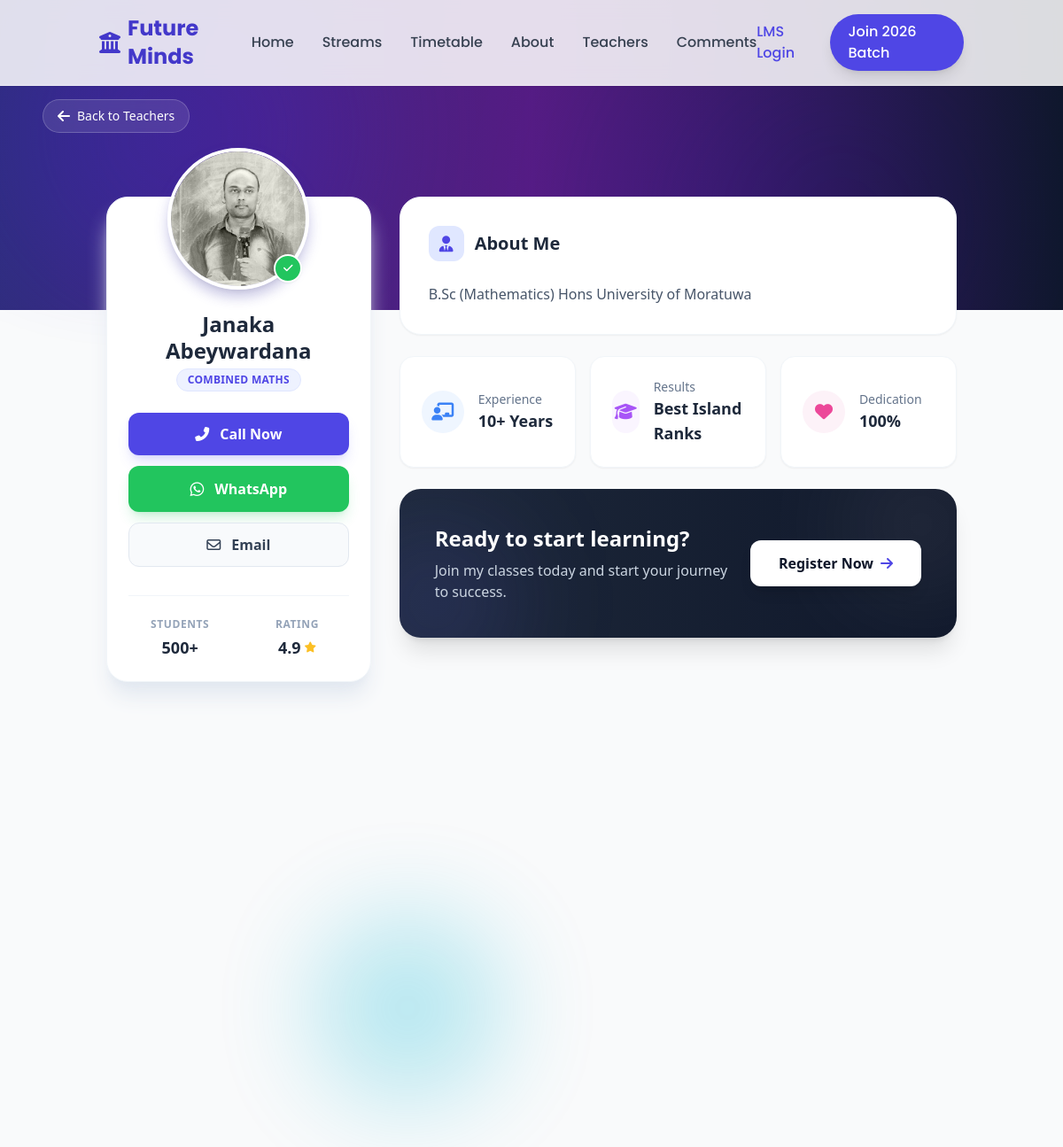
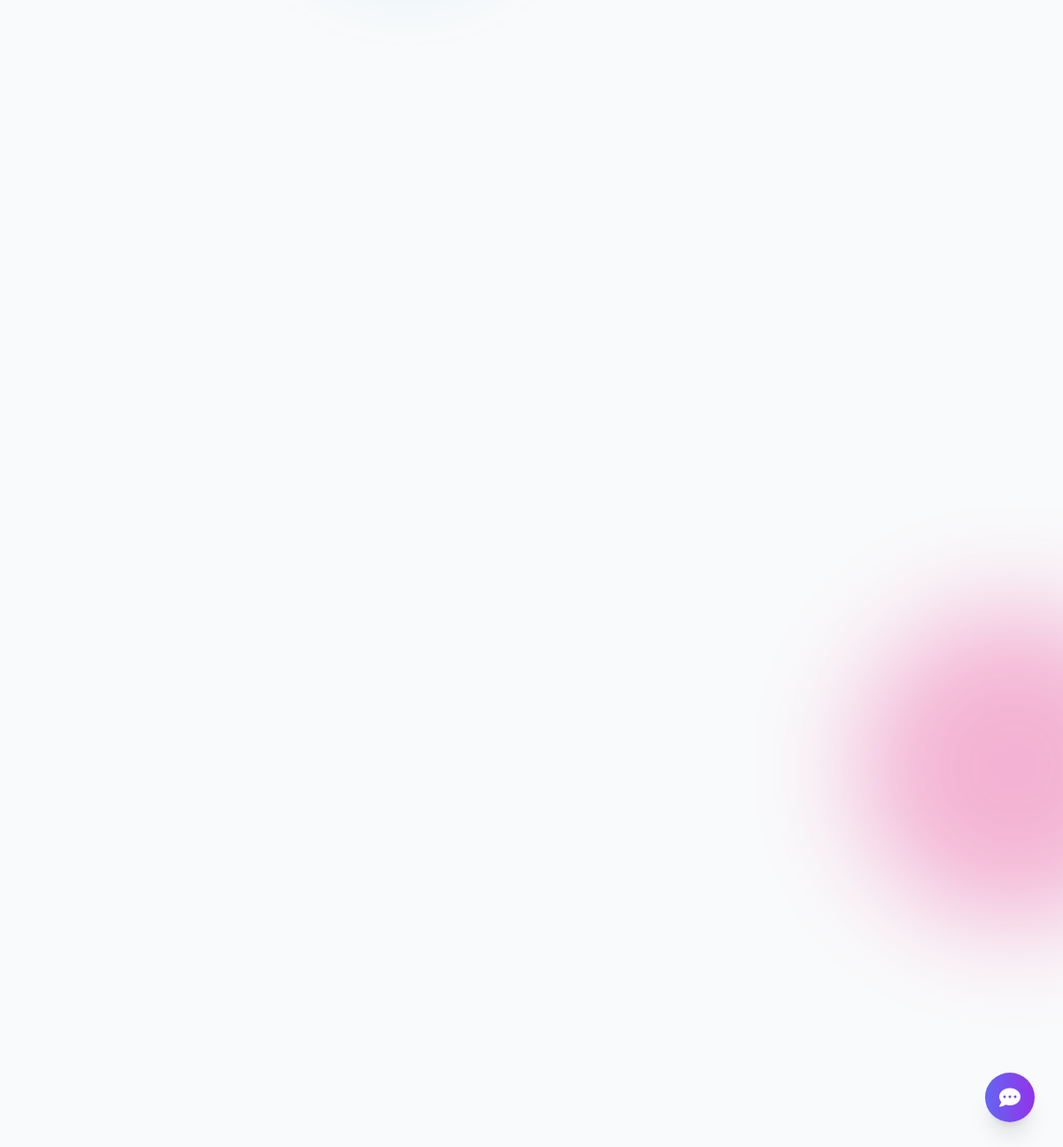
Page /pages/teacher-profile.php?id=15 on the committed database (2 pictures, top to bottom).
### tables this page shows
CREATE TABLE `teachers` (
  `teacher_id` int(11) NOT NULL,
  `teacher_number` varchar(20) NOT NULL,
  `password` varchar(255) NOT NULL,
  `full_name` varchar(150) NOT NULL,
  `phone` varchar(20) NOT NULL,
  `subject` varchar(100) NOT NULL,
  `description` text DEFAULT NULL,
  `qualifications` text DEFAULT NULL,
  `image` varchar(255) DEFAULT NULL,
  `status` int(1) NOT NULL DEFAULT 1,
  `created_at` timestamp NOT NULL DEFAULT current_timestamp()
);

### pages/teacher-profile.php (the view, shortened to what this page needs)
<?php
include('../includes/connection.php');
include('../includes/header.php');
if (isset($_GET['id'])) {
    $teacher_id = intval($_GET['id']);
} else {
    echo "<script>window.location.href='teachers.php';</script>";
    exit();
}
$sql = "SELECT * FROM teachers WHERE teacher_id = $teacher_id AND status = 1 LIMIT 1";
$result = mysqli_query($conn, $sql);
$teacher = mysqli_fetch_assoc($result);
$img = $teacher['image'];
$imagePath = "../assets/images/teachers/" . $img;
$teacher_phone = $teacher['phone'] ?? '';
$teacher_email = !empty($teacher['email']) ? $teacher['email'] : 'info@futureminds.lk';
?>
<div class="bg-gray-50 min-h-screen font-sans pb-20">
    <div class="relative h-[280px] lg:h-[350px] bg-slate-900 overflow-hidden">
        <div class="absolute inset-0 bg-gradient-to-r from-indigo-900 via-purple-900 to-slate-900 opacity-95"></div>
        <div
            class="absolute top-0 right-0 w-[500px] h-[500px] bg-indigo-500 rounded-full mix-blend-overlay filter blur-[100px] opacity-20 animate-pulse">
        </div>
        <div
            class="absolute bottom-0 left-0 w-[400px] h-[400px] bg-purple-500 rounded-full mix-blend-overlay filter blur-[80px] opacity-20">
        </div>
        <div class="absolute top-28 left-6 lg:left-12 z-20">
            <a href="teachers.php"
                class="inline-flex items-center gap-2 px-4 py-2 bg-white/10 backdrop-blur-md border border-white/20 rounded-full text-white hover:bg-white/20 transition-all duration-300 group">
                <i class="fas fa-arrow-left group-hover:-translate-x-1 transition-transform"></i>
                <span class="text-sm font-medium">Back to Teachers</span>
            </a>
        </div>
    </div>
    <div class="container mx-auto px-4 lg:px-8 -mt-24 lg:-mt-32 relative z-10">
        <div class="grid grid-cols-1 lg:grid-cols-12 gap-8">
            <div class="lg:col-span-4 xl:col-span-3">
                <div
                    class="bg-white rounded-3xl shadow-xl shadow-slate-200 border border-slate-100 p-6 text-center sticky top-24">
                    <div class="relative w-40 h-40 mx-auto -mt-20 mb-6">
                        <img src="<?php echo $imagePath; ?>"
                            alt="<?php echo htmlspecialchars($teacher['full_name']); ?>"
                            class="w-full h-full object-cover rounded-full border-4 border-white shadow-lg relative z-10">
                        <div class="absolute bottom-2 right-2 z-20 bg-green-500 text-white w-8 h-8 rounded-full flex items-center justify-center border-2 border-white shadow-sm"
                            title="Verified Lecturer">
                            <i class="fas fa-check text-xs"></i>
                        </div>
                    </div>
                    <h1 class="text-2xl font-bold text-slate-800 mb-1 leading-tight">
                        <?php echo htmlspecialchars($teacher['full_name']); ?>
                    </h1>
                    <span
                        class="inline-block px-3 py-1 bg-indigo-50 text-indigo-600 text-xs font-bold rounded-full uppercase tracking-wide mb-6 border border-indigo-100">
                        <?php echo htmlspecialchars($teacher['subject']); ?>
                    </span>
                    <div class="space-y-3">
                        <?php if (!empty($teacher_phone)): ?>
                            <a href="tel:<?php echo $teacher_phone; ?>"
                                class="flex items-center justify-center gap-3 w-full py-3 bg-indigo-600 text-white rounded-xl font-semibold hover:bg-indigo-700 transition shadow-lg shadow-indigo-500/20 group">
                                <i class="fas fa-phone-alt group-hover:rotate-12 transition-transform"></i> Call Now
                            </a>
                            <a href="https://wa.me/<?php echo preg_replace('/[^0-9]/', '', $teacher_phone); ?>"
                                target="_blank"
                                class="flex items-center justify-center gap-3 w-full py-3 bg-green-500 text-white rounded-xl font-semibold hover:bg-green-600 transition shadow-lg shadow-green-500/20">
                                <i class="fab fa-whatsapp text-lg"></i> WhatsApp
                            </a>
                        <?php endif; ?>
                        <a href="mailto:<?php echo $teacher_email; ?>"
                            class="flex items-center justify-center gap-3 w-full py-3 bg-slate-50 border border-slate-200 text-slate-700 rounded-xl font-semibold hover:bg-slate-100 transition">
                            <i class="far fa-envelope"></i> Email
                        </a>
                    </div>
                    <div class="mt-8 pt-6 border-t border-slate-100 grid grid-cols-2 gap-4">
                        <div class="text-center">
                            <div class="text-slate-400 text-xs uppercase font-bold tracking-wider mb-1">Students</div>
                            <div class="text-slate-800 font-bold text-lg">500+</div>
                        </div>
                        <div class="text-center">
                            <div class="text-slate-400 text-xs uppercase font-bold tracking-wider mb-1">Rating</div>
                            <div class="text-slate-800 font-bold text-lg flex items-center justify-center gap-1">
                                4.9 <i class="fas fa-star text-amber-400 text-xs"></i>
                            </div>
                        </div>
                    </div>
                </div>
            </div>
            <div class="lg:col-span-8 xl:col-span-9 space-y-6">
                <div class="bg-white rounded-3xl p-8 shadow-sm border border-slate-100">
                    <div class="flex items-center gap-3 mb-6">
                        <div
                            class="w-10 h-10 rounded-xl bg-indigo-100 text-indigo-600 flex items-center justify-center text-lg">
                            <i class="fas fa-user-tie"></i>
                        </div>
                        <h2 class="text-xl font-bold text-slate-800">About Me</h2>
                    </div>
                    <div class="prose prose-slate max-w-none text-slate-600 leading-relaxed text-justify">
                        <?php echo nl2br(htmlspecialchars($teacher['description'])); ?>
                    </div>
                </div>
                <div class="grid grid-cols-1 md:grid-cols-3 gap-4">
                    <div class="bg-white p-6 rounded-2xl border border-slate-100 shadow-sm flex items-center gap-4">
                        <div
                            class="w-12 h-12 rounded-full bg-blue-50 text-blue-500 flex items-center justify-center text-xl">
                            <i class="fas fa-chalkboard-teacher"></i>
                        </div>
                        <div>
                            <p class="text-sm text-slate-500 font-medium">Experience</p>
                            <p class="text-lg font-bold text-slate-800">10+ Years</p>
                        </div>
                    </div>
                    <div class="bg-white p-6 rounded-2xl border border-slate-100 shadow-sm flex items-center gap-4">
                        <div
                            class="w-12 h-12 rounded-full bg-purple-50 text-purple-500 flex items-center justify-center text-xl">
                            <i class="fas fa-graduation-cap"></i>
                        </div>
                        <div>
                            <p class="text-sm text-slate-500 font-medium">Results</p>
                            <p class="text-lg font-bold text-slate-800">Best Island Ranks</p>
                        </div>
                    </div>
                    <div class="bg-white p-6 rounded-2xl border border-slate-100 shadow-sm flex items-center gap-4">
                        <div
                            class="w-12 h-12 rounded-full bg-pink-50 text-pink-500 flex items-center justify-center text-xl">
                            <i class="fas fa-heart"></i>
                        </div>
                        <div>
                            <p class="text-sm text-slate-500 font-medium">Dedication</p>
                            <p class="text-lg font-bold text-slate-800">100%</p>
                        </div>
                    </div>
                </div>
                <div
                    class="relative overflow-hidden rounded-3xl bg-gradient-to-r from-slate-800 to-slate-900 p-8 md:p-10 text-white shadow-xl">
                    <div
                        class="absolute bottom-0 left-0 -mb-10 -ml-10 w-40 h-40 bg-indigo-500/20 rounded-full blur-3xl">
                    </div>
                    <div class="relative z-10 flex flex-col md:flex-row items-center justify-between gap-6">
                        <div class="text-center md:text-left">
                            <h3 class="text-2xl font-bold mb-2">Ready to start learning?</h3>
                            <p class="text-slate-300">Join my classes today and start your journey to success.</p>
                        </div>
                        <a href="../log/registration.php"
                            class="whitespace-nowrap px-8 py-3.5 bg-white text-slate-900 rounded-xl font-bold hover:bg-indigo-50 transition shadow-lg flex items-center gap-2">
                            Register Now <i class="fas fa-arrow-right text-indigo-600"></i>
                        </a>
                    </div>
                </div>
            </div>
        </div>
    </div>
</div>
<?php include('../includes/footer.php'); ?>

### css/header.css (style rules this page uses)
body { font-family: 'Poppins', sans-serif; overflow-x: hidden; }

### rows in the picture
teachers: image (picture), full_name "Janaka Abeywardana", subject "COMBINED MATHS", description "B.Sc (Mathematics) Hons University of Moratuwa"
